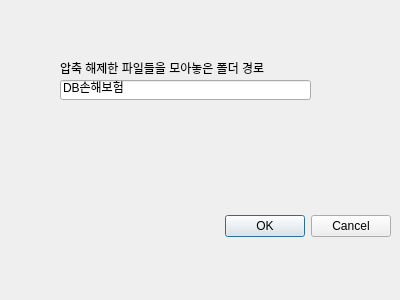
<?xml version="1.0" encoding="UTF-8"?>
<ui version="4.0">
 <class>Dialog</class>
 <widget class="QDialog" name="Dialog">
  <property name="geometry">
   <rect>
    <x>0</x>
    <y>0</y>
    <width>400</width>
    <height>300</height>
   </rect>
  </property>
  <property name="windowTitle">
   <string>Dialog</string>
  </property>
  <widget class="QDialogButtonBox" name="buttonBox">
   <property name="geometry">
    <rect>
     <x>50</x>
     <y>210</y>
     <width>341</width>
     <height>32</height>
    </rect>
   </property>
   <property name="orientation">
    <enum>Qt::Horizontal</enum>
   </property>
   <property name="standardButtons">
    <set>QDialogButtonBox::Cancel|QDialogButtonBox::Ok</set>
   </property>
  </widget>
  <widget class="QLineEdit" name="path">
   <property name="geometry">
    <rect>
     <x>60</x>
     <y>80</y>
     <width>251</width>
     <height>20</height>
    </rect>
   </property>
   <property name="text">
    <string>DB손해보험</string>
   </property>
  </widget>
  <widget class="QLabel" name="label">
   <property name="geometry">
    <rect>
     <x>60</x>
     <y>60</y>
     <width>231</width>
     <height>16</height>
    </rect>
   </property>
   <property name="text">
    <string>압축 해제한 파일들을 모아놓은 폴더 경로</string>
   </property>
  </widget>
 </widget>
 <resources/>
 <connections>
  <connection>
   <sender>buttonBox</sender>
   <signal>accepted()</signal>
   <receiver>Dialog</receiver>
   <slot>accept()</slot>
   <hints>
    <hint type="sourcelabel">
     <x>268</x>
     <y>224</y>
    </hint>
    <hint type="destinationlabel">
     <x>157</x>
     <y>274</y>
    </hint>
   </hints>
  </connection>
  <connection>
   <sender>buttonBox</sender>
   <signal>rejected()</signal>
   <receiver>Dialog</receiver>
   <slot>reject()</slot>
   <hints>
    <hint type="sourcelabel">
     <x>336</x>
     <y>230</y>
    </hint>
    <hint type="destinationlabel">
     <x>286</x>
     <y>274</y>
    </hint>
   </hints>
  </connection>
 </connections>
</ui>
